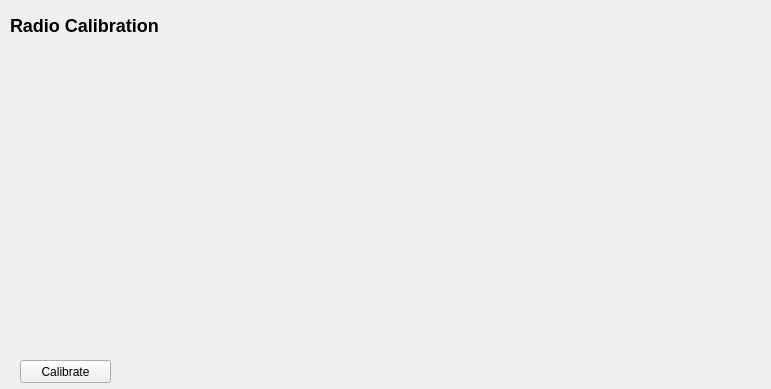
<?xml version="1.0" encoding="UTF-8"?>
<ui version="4.0">
 <class>RadioCalibrationConfig</class>
 <widget class="QWidget" name="RadioCalibrationConfig">
  <property name="geometry">
   <rect>
    <x>0</x>
    <y>0</y>
    <width>771</width>
    <height>389</height>
   </rect>
  </property>
  <property name="windowTitle">
   <string>Form</string>
  </property>
  <widget class="QLabel" name="label">
   <property name="geometry">
    <rect>
     <x>10</x>
     <y>10</y>
     <width>171</width>
     <height>31</height>
    </rect>
   </property>
   <property name="text">
    <string>&lt;h2&gt;Radio Calibration&lt;/h2&gt;</string>
   </property>
   <property name="scaledContents">
    <bool>false</bool>
   </property>
  </widget>
  <widget class="QWidget" name="layoutWidget">
   <property name="geometry">
    <rect>
     <x>10</x>
     <y>50</y>
     <width>716</width>
     <height>300</height>
    </rect>
   </property>
   <layout class="QVBoxLayout" name="verticalLayout_15">
    <property name="sizeConstraint">
     <enum>QLayout::SetMinAndMaxSize</enum>
    </property>
    <item>
     <layout class="QHBoxLayout" name="horizontalLayout_10">
      <item>
       <widget class="QGCRadioChannelDisplay" name="rollWidget" native="true">
        <property name="minimumSize">
         <size>
          <width>250</width>
          <height>40</height>
         </size>
        </property>
        <property name="maximumSize">
         <size>
          <width>250</width>
          <height>40</height>
         </size>
        </property>
       </widget>
      </item>
      <item>
       <spacer name="horizontalSpacer_6">
        <property name="orientation">
         <enum>Qt::Horizontal</enum>
        </property>
        <property name="sizeHint" stdset="0">
         <size>
          <width>40</width>
          <height>20</height>
         </size>
        </property>
       </spacer>
      </item>
     </layout>
    </item>
    <item>
     <layout class="QHBoxLayout" name="horizontalLayout_13" stretch="2,1,2,2,2,0">
      <item>
       <spacer name="horizontalSpacer_12">
        <property name="orientation">
         <enum>Qt::Horizontal</enum>
        </property>
        <property name="sizeHint" stdset="0">
         <size>
          <width>40</width>
          <height>20</height>
         </size>
        </property>
       </spacer>
      </item>
      <item>
       <widget class="QGCRadioChannelDisplay" name="pitchWidget" native="true">
        <property name="minimumSize">
         <size>
          <width>50</width>
          <height>200</height>
         </size>
        </property>
        <property name="maximumSize">
         <size>
          <width>50</width>
          <height>200</height>
         </size>
        </property>
       </widget>
      </item>
      <item>
       <spacer name="horizontalSpacer_11">
        <property name="orientation">
         <enum>Qt::Horizontal</enum>
        </property>
        <property name="sizeHint" stdset="0">
         <size>
          <width>250</width>
          <height>20</height>
         </size>
        </property>
       </spacer>
      </item>
      <item>
       <widget class="QGCRadioChannelDisplay" name="throttleWidget" native="true">
        <property name="minimumSize">
         <size>
          <width>50</width>
          <height>200</height>
         </size>
        </property>
        <property name="maximumSize">
         <size>
          <width>50</width>
          <height>200</height>
         </size>
        </property>
       </widget>
      </item>
      <item>
       <spacer name="horizontalSpacer_10">
        <property name="orientation">
         <enum>Qt::Horizontal</enum>
        </property>
        <property name="sizeHint" stdset="0">
         <size>
          <width>40</width>
          <height>20</height>
         </size>
        </property>
       </spacer>
      </item>
      <item>
       <layout class="QVBoxLayout" name="verticalLayout_6">
        <item>
         <widget class="QGCRadioChannelDisplay" name="radio5Widget" native="true">
          <property name="minimumSize">
           <size>
            <width>250</width>
            <height>40</height>
           </size>
          </property>
          <property name="maximumSize">
           <size>
            <width>250</width>
            <height>40</height>
           </size>
          </property>
         </widget>
        </item>
        <item>
         <widget class="QGCRadioChannelDisplay" name="radio6Widget" native="true">
          <property name="minimumSize">
           <size>
            <width>250</width>
            <height>40</height>
           </size>
          </property>
          <property name="maximumSize">
           <size>
            <width>250</width>
            <height>40</height>
           </size>
          </property>
         </widget>
        </item>
        <item>
         <widget class="QGCRadioChannelDisplay" name="radio7Widget" native="true">
          <property name="minimumSize">
           <size>
            <width>250</width>
            <height>40</height>
           </size>
          </property>
          <property name="maximumSize">
           <size>
            <width>250</width>
            <height>40</height>
           </size>
          </property>
         </widget>
        </item>
        <item>
         <widget class="QGCRadioChannelDisplay" name="radio8Widget" native="true">
          <property name="minimumSize">
           <size>
            <width>250</width>
            <height>40</height>
           </size>
          </property>
          <property name="maximumSize">
           <size>
            <width>250</width>
            <height>40</height>
           </size>
          </property>
         </widget>
        </item>
       </layout>
      </item>
     </layout>
    </item>
    <item>
     <layout class="QHBoxLayout" name="horizontalLayout_12">
      <item>
       <widget class="QGCRadioChannelDisplay" name="yawWidget" native="true">
        <property name="minimumSize">
         <size>
          <width>250</width>
          <height>40</height>
         </size>
        </property>
        <property name="maximumSize">
         <size>
          <width>250</width>
          <height>40</height>
         </size>
        </property>
       </widget>
      </item>
      <item>
       <spacer name="horizontalSpacer_7">
        <property name="orientation">
         <enum>Qt::Horizontal</enum>
        </property>
        <property name="sizeHint" stdset="0">
         <size>
          <width>40</width>
          <height>20</height>
         </size>
        </property>
       </spacer>
      </item>
     </layout>
    </item>
   </layout>
  </widget>
  <widget class="QPushButton" name="calibrateButton">
   <property name="geometry">
    <rect>
     <x>20</x>
     <y>360</y>
     <width>91</width>
     <height>23</height>
    </rect>
   </property>
   <property name="text">
    <string>Calibrate</string>
   </property>
  </widget>
 </widget>
 <customwidgets>
  <customwidget>
   <class>QGCRadioChannelDisplay</class>
   <extends>QWidget</extends>
   <header>ui/designer/QGCRadioChannelDisplay.h</header>
   <container>1</container>
  </customwidget>
 </customwidgets>
 <resources/>
 <connections/>
</ui>
